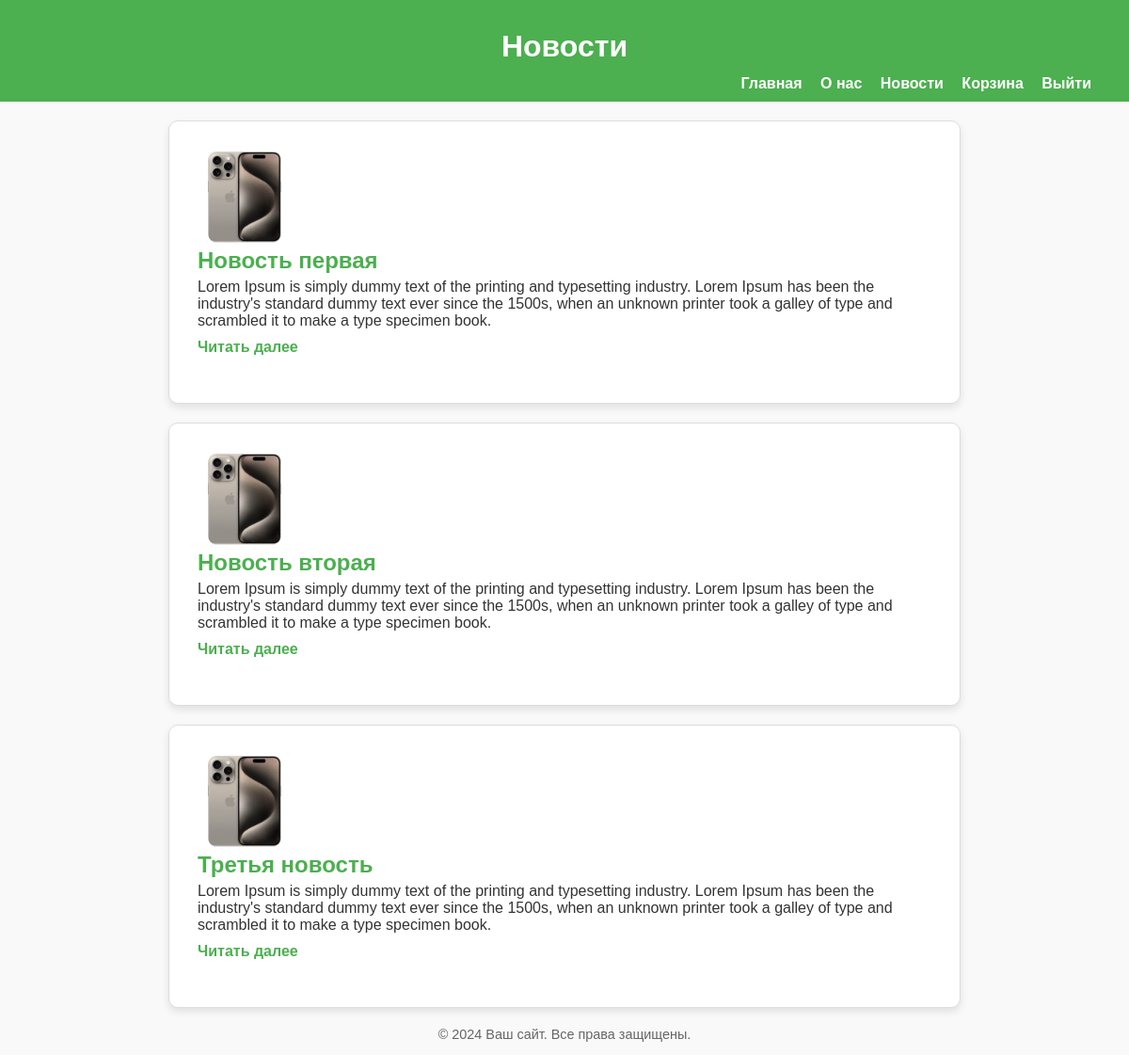
Page /news/ on the committed database.
### eshopapp/models.py (models this page shows, shortened)
class News(models.Model):
    news_name = models.CharField(max_length=100)
    news_desc = models.TextField()
    news_image = models.FileField(upload_to="news_image")
    news_category = models.ForeignKey(NewsCategory, on_delete=models.CASCADE)
    created_at = models.DateTimeField(auto_now_add=True)
    class Meta:
        verbose_name = "News"
        verbose_name_plural = "News"

### eshopapp/views.py (the view)
# urls.py: path('news/', views.news_page),
def news_page(request):
    news = News.objects.all()
    context = {'news': news}
    return render(request, 'news.html', context)

### eshopapp/templates/news.html (shortened to what this page needs)
{% load static %}
<!DOCTYPE html>
<html lang="en">
<head>
</head>
<body>
    <header>
        <h1>Новости</h1>
        <nav>
            <a href="/">Главная</a>
            <a href="/aboutus">О нас</a>
            <a href="/news">Новости</a>
            <a href="/cart">Корзина</a>
            <a href="/logout">Выйти</a>
        </nav>
    </header>
   {% for news in news %}
   <div class="container">
        <div class="news-item">
            <img src="{{ news.news_image.url }}" alt="{{ news.news_name }}">
            <h2>{{ news.news_name }}</h2>
            <p>{{ news.news_desc }}</p>
            <a href="#">Читать далее</a>
        </div>
   </div>
   {% endfor %}
    <footer>
        <p>&copy; 2024 Ваш сайт. Все права защищены.</p>
    </footer>
</body>
</html>

### eshopapp/templates/news.html (style rules this page uses)
body { font-family: Arial, sans-serif; margin: 0; padding: 0; background-color: #f9f9f9; color: #333; }
header { background-color: #4CAF50; padding: 10px 20px; color: white; text-align: center; }
nav { text-align: right; margin-top: -10px; margin-right: 20px; }
nav a { color: white; text-decoration: none; margin-left: 15px; font-weight: bold; }
.container { max-width: 800px; margin: 20px auto; padding: 20px; background: #fff; border: 1px solid #ddd; border-radius: 10px; box-shadow: 0 4px 8px rgba(0, 0, 0, 0.1); }
.news-item { margin-bottom: 20px; padding: 10px; border-bottom: 1px solid #ddd; }
.news-item:last-child { border-bottom: none; }
.news-item h2 { margin: 0; color: #4CAF50; }
.news-item p { margin: 5px 0 0; }
.news-item a { display: inline-block; margin-top: 10px; color: #4CAF50; text-decoration: none; font-weight: bold; }
footer { text-align: center; margin-top: 20px; font-size: 0.9em; color: #666; }
img { width: 100px; height: 100px; }

### rows in the picture
News: news_image (picture), news_name "Новость первая", news_desc "Lorem Ipsum is simply dummy text of the printing and typesetting industry. Lorem Ipsum has been the industry's standard dummy text ever since the 1500s, when an unknown printer took a galley of type and scrambled it to make a type specimen book."
News: news_image (picture), news_name "Новость вторая", news_desc "Lorem Ipsum is simply dummy text of the printing and typesetting industry. Lorem Ipsum has been the industry's standard dummy text ever since the 1500s, when an unknown printer took a galley of type and scrambled it to make a type specimen book."
News: news_image (picture), news_name "Третья новость", news_desc "Lorem Ipsum is simply dummy text of the printing and typesetting industry. Lorem Ipsum has been the industry's standard dummy text ever since the 1500s, when an unknown printer took a galley of type and scrambled it to make a type specimen book."
